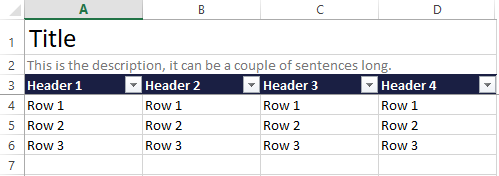

This figure's Python source:
from itertools import repeat
from openpyxl_templates import TemplatedWorkbook
from openpyxl_templates.table_sheet import TableSheet
from openpyxl_templates.table_sheet.columns import CharColumn


class TableSheetElements(TableSheet):
    column1 = CharColumn(header="Header 1")
    column2 = CharColumn(header="Header 2")
    column3 = CharColumn(header="Header 3")
    column4 = CharColumn(header="Header 4")


class TableSheetElementsWorkook(TemplatedWorkbook):
    table_sheet_elements = TableSheetElements()


wb = TableSheetElementsWorkook()
wb.table_sheet_elements.write(
    title="Title",
    description="This is the description, it can be a couple of sentences long.",
    objects=(tuple(repeat("Row %d" % i, times=4)) for i in range(1, 4))
)
wb.save("table_sheet_elements.xlsx")
